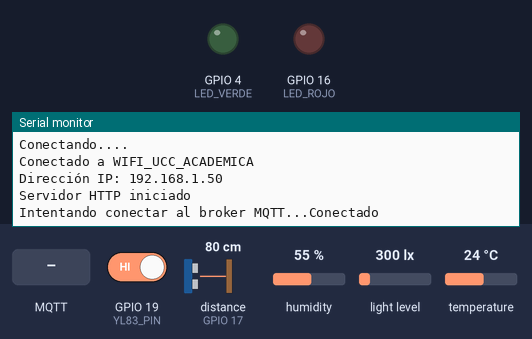
A sketch run on a simulated ESP32. Shown: output pins drawn as LEDs (lit = HIGH), the last lines printed to the serial monitor. The test bench sets the inputs (shaded band); at power-on: GPIO 19 (YL83_PIN) HIGH, distance to the obstacle (sensor on GPIO 17) 80 cm, humidity 55 %, light level 300 lx, temperature 24 °C. The echo pulse lasts 58.3 µs per cm; WiFi joins after 1.5 s; servers stay silent unless stated; no MQTT or app messages arrive unless stated; pins used as bus, display or sensor lines are not drawn.

Above: at 3.2 s.
3.3 s: GPIO 19 (YL83_PIN) driven LOW
11.5 s: MQTT message "1" arrives on the first subscribed topic
At 12.7 s:
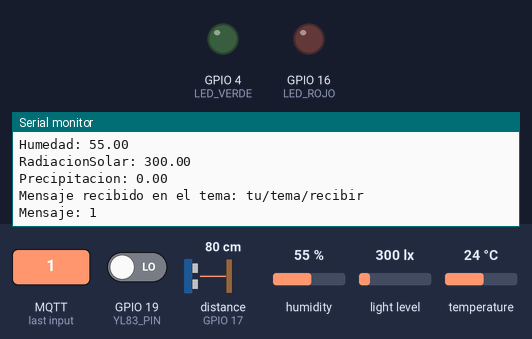
13.0 s: MQTT message "on" arrives on the first subscribed topic
At 13.8 s:
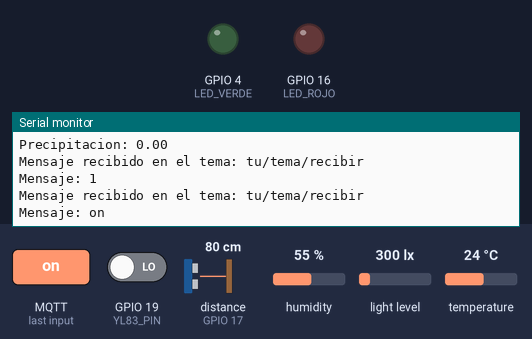
14.5 s: MQTT message "off" arrives on the first subscribed topic
At 15.0 s:
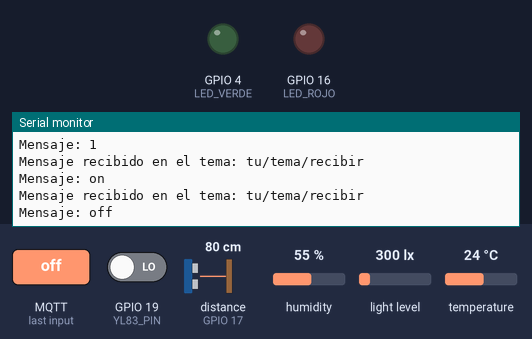

Measured:
- after the input at 11.5 s, the serial monitor: prints a new line at once (image 1)
- after the input at 13.0 s, the serial monitor: prints a new line at once (image 2)
- after the input at 14.5 s, the serial monitor: prints a new line at once (image 3)

The sketch:

exponer_api.ino
```cpp
#include <WiFi.h>
#include <ESPAsyncWebServer.h>
#include <DHT.h>
#include <PubSubClient.h>
#include <ArduinoJson.h>
#include <BH1750.h>
#include <Wire.h>

// Configurando los leds
#define LED_VERDE 4
#define LED_ROJO 16

// Configuracion del sensor DHT-11
#define DHTPIN 2
#define DHTTYPE DHT11
DHT dht(DHTPIN, DHTTYPE);

// Configuración del sensor de luz BH1750
BH1750 lightMeter;

// Configuracion del sensor HC-SR04
#define TRIG_PIN 5
#define ECHO_PIN 17

// Configuracion del sensor YL-83
#define YL83_PIN 19

// Configuracion de la red wifi
const char* ssid = "WIFI_UCC_ACADEMICA";
const char* password = "academica2023*";

// Configuracion del broker MQTT
const char* mqtt_server = "10.26.8.110";
const int mqtt_port = 1883;

// Variables para el control de tiempo
unsigned long lastUpdateTime = 0;
const unsigned long updateInterval = 10000;

// Variables globales para los sensores
float temperatura;
float humedad;
float radiacionSolar;
float precipitacion;

// Constantes para la medida del recipiente
const float areaRecipiente = 0.0; // aca va el area del recipiente

// Declaracion del servidor web y del cliente mqtt
AsyncWebServer server(80);
WiFiClient espClient;
PubSubClient client(espClient);

// Declaración de funciones
void reconnectMQTT();
void publishSensorData();
void callback(char* topic, byte* payload, unsigned int length);
float getDistance();

void setup() {
  Wire.begin(21, 22);
  pinMode(LED_VERDE, OUTPUT);
  pinMode(LED_ROJO, OUTPUT);
  pinMode(YL83_PIN, INPUT);
  Serial.begin(115200);
  dht.begin();
  pinMode(TRIG_PIN, OUTPUT);
  pinMode(ECHO_PIN, INPUT);

  if (lightMeter.begin(BH1750::CONTINUOUS_HIGH_RES_MODE, 0x23)) {
    Serial.println("Sensor de luz BH1750 iniciado correctamente");
  } else {
    Serial.println("Error al iniciar el sensor de luz BH1750");
  }

  WiFi.begin(ssid, password);
  while (WiFi.status() != WL_CONNECTED) {
    delay(1000);
    Serial.println("Conectando....");
  }
  Serial.println("");
  Serial.print("Conectado a ");
  Serial.println(ssid);
  Serial.print("Dirección IP: ");
  Serial.println(WiFi.localIP());

  client.setServer(mqtt_server, mqtt_port);
  client.setCallback(callback);

  server.on("/sensores", HTTP_GET, [](AsyncWebServerRequest *request) {
    String json = "{";
    json += "\"Temperatura\":" + String(temperatura) + ",";
    json += "\"Humedad\":" + String(humedad) + ",";
    json += "\"Radiacion Solar\":" + String(radiacionSolar) + ",";
    json += "\"Precipitacion\":" + String(precipitacion);
    json += "}";
    request->send(200, "application/json", json);
  });

  server.begin();
  Serial.println("Servidor HTTP iniciado");
}

void loop() {
  if (!client.connected()) {
    reconnectMQTT();
  }
  client.loop();

  if (millis() - lastUpdateTime > updateInterval) {
    lastUpdateTime = millis();

    temperatura = dht.readTemperature();
    humedad = dht.readHumidity();
    radiacionSolar = lightMeter.readLightLevel();
    int estaLloviendo = digitalRead(YL83_PIN);

    if (isnan(temperatura) || isnan(humedad)) {
      Serial.println("Error al leer el sensor DHT");
      return;
    }
    Serial.println("************************* Actualizacion de sensores ****************************");

    if(estaLloviendo == 0){
      Serial.print("Esta LLoviendo");

      float distancia = getDistance();
      float alturaAgua = 0.0 - distancia;// altura del recipiente

      if (alturaAgua > 0){
        precipitacion = areaRecipiente * (alturaAgua / 100);  // Convertir cm a metros
      }else{
        Serial.println("No hay agua acumulada.");
      }

    }else{
      Serial.println("No está lloviendo.");
    }


    Serial.println("Temperatura: " + String(temperatura));
    Serial.println("Humedad: " + String(humedad));
    Serial.println("RadiacionSolar: "+ String(radiacionSolar));
    Serial.println("Precipitacion: " + String(precipitacion));
    publishSensorData();
  }
}

void reconnectMQTT() {
  while (!client.connected()) {
    Serial.print("Intentando conectar al broker MQTT...");
    if (client.connect("ESP32Client")) {
      Serial.println("Conectado");
      client.subscribe("tu/tema/recibir");
    } else {
      Serial.print("Fallo, rc=");
      Serial.print(client.state());
      Serial.println(" intentando de nuevo en 5 segundos...");
      delay(5000);
    }
  }
}

void publishSensorData() {
  StaticJsonDocument<200> doc;
  doc["temperatura"] = temperatura;
  doc["humedad"] = humedad;
  doc["radiacionSolar"] = radiacionSolar;
  doc["precipitacion"] = precipitacion;
  String jsonString;
  serializeJson(doc, jsonString);
  client.publish("sensores", jsonString.c_str());
}

void callback(char* topic, byte* payload, unsigned int length) {
  Serial.print("Mensaje recibido en el tema: ");
  Serial.println(topic);
  String message;
  for (int i = 0; i < length; i++) {
    message += (char)payload[i];
  }
  Serial.println("Mensaje: " + message);
}

float getDistance() {
  digitalWrite(TRIG_PIN, LOW);
  delayMicroseconds(2);
  digitalWrite(TRIG_PIN, HIGH);
  delayMicroseconds(10);
  digitalWrite(TRIG_PIN, LOW);
  long duration = pulseIn(ECHO_PIN, HIGH);
  float distance = duration * 0.034 / 2;
  return distance;
}
```
